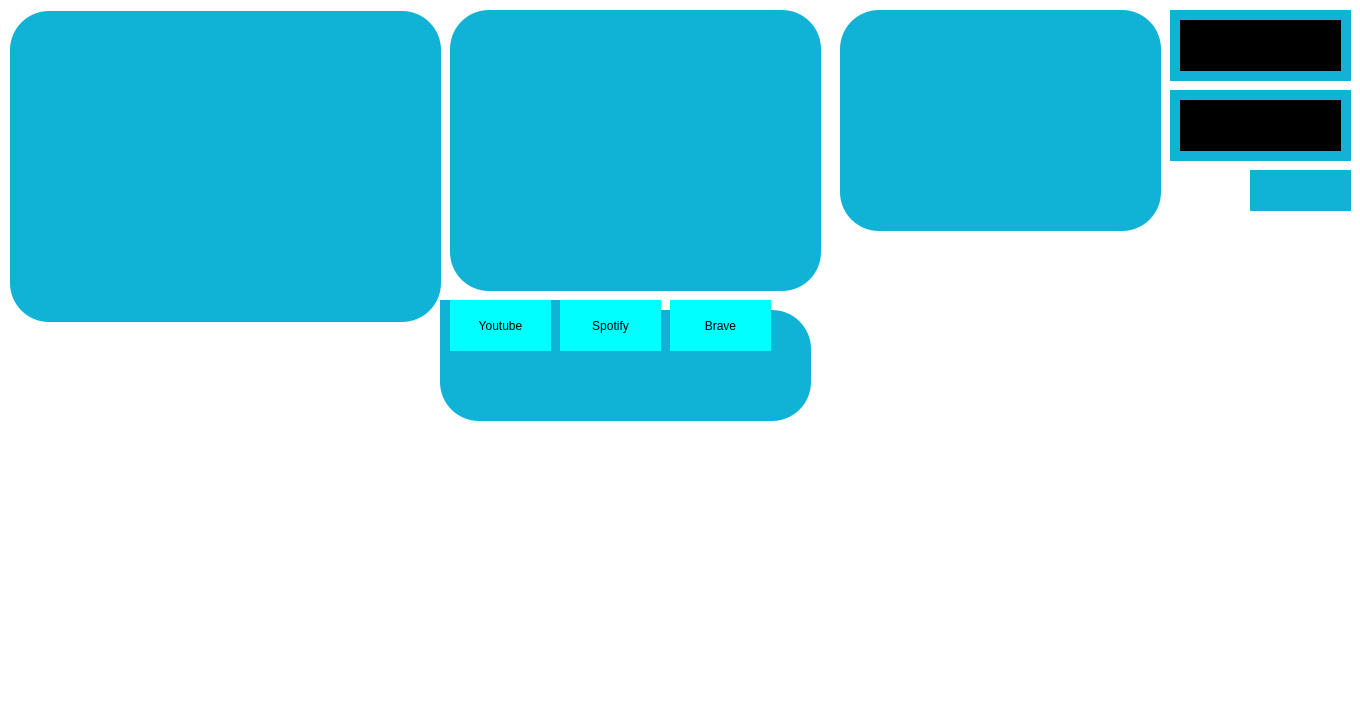
<?xml version="1.0" encoding="UTF-8"?>
<ui version="4.0">
 <class>JarvisUi</class>
 <widget class="QMainWindow" name="JarvisUi">
  <property name="geometry">
   <rect>
    <x>0</x>
    <y>0</y>
    <width>1360</width>
    <height>720</height>
   </rect>
  </property>
  <property name="windowTitle">
   <string>MainWindow</string>
  </property>
  <property name="styleSheet">
   <string notr="true">background-color: Transparent;
border-radius:none;</string>
  </property>
  <widget class="QWidget" name="centralwidget">
   <widget class="QLabel" name="bg_1">
    <property name="geometry">
     <rect>
      <x>-10</x>
      <y>-60</y>
      <width>1371</width>
      <height>781</height>
     </rect>
    </property>
    <property name="text">
     <string/>
    </property>
    <property name="pixmap">
     <pixmap>../G.U.I Material/B.G/Black_Template.jpg</pixmap>
    </property>
    <property name="scaledContents">
     <bool>true</bool>
    </property>
   </widget>
   <widget class="QLabel" name="bg_2">
    <property name="geometry">
     <rect>
      <x>10</x>
      <y>11</y>
      <width>431</width>
      <height>311</height>
     </rect>
    </property>
    <property name="styleSheet">
     <string notr="true">background-color: rgb(0, 255, 255);
background-color: rgb(16, 178, 214);</string>
    </property>
    <property name="text">
     <string/>
    </property>
   </widget>
   <widget class="QLabel" name="bg_3">
    <property name="geometry">
     <rect>
      <x>450</x>
      <y>10</y>
      <width>371</width>
      <height>281</height>
     </rect>
    </property>
    <property name="styleSheet">
     <string notr="true">background-color: rgb(0, 255, 255);
background-color: rgb(16, 178, 214);</string>
    </property>
    <property name="text">
     <string/>
    </property>
   </widget>
   <widget class="QLabel" name="gif_1">
    <property name="geometry">
     <rect>
      <x>20</x>
      <y>20</y>
      <width>411</width>
      <height>291</height>
     </rect>
    </property>
    <property name="text">
     <string/>
    </property>
    <property name="pixmap">
     <pixmap>../G.U.I Material/B.G/Iron_Template_1.gif</pixmap>
    </property>
    <property name="scaledContents">
     <bool>true</bool>
    </property>
   </widget>
   <widget class="QLabel" name="gif_2">
    <property name="geometry">
     <rect>
      <x>460</x>
      <y>20</y>
      <width>341</width>
      <height>261</height>
     </rect>
    </property>
    <property name="text">
     <string/>
    </property>
    <property name="pixmap">
     <pixmap>../G.U.I Material/ExtraGui/live.gif</pixmap>
    </property>
    <property name="scaledContents">
     <bool>true</bool>
    </property>
   </widget>
   <widget class="QLabel" name="gif_3">
    <property name="geometry">
     <rect>
      <x>-20</x>
      <y>340</y>
      <width>441</width>
      <height>351</height>
     </rect>
    </property>
    <property name="text">
     <string/>
    </property>
    <property name="pixmap">
     <pixmap>../G.U.I Material/VoiceReg/__1.gif</pixmap>
    </property>
    <property name="scaledContents">
     <bool>true</bool>
    </property>
   </widget>
   <widget class="QLabel" name="gif_4">
    <property name="geometry">
     <rect>
      <x>840</x>
      <y>10</y>
      <width>321</width>
      <height>221</height>
     </rect>
    </property>
    <property name="styleSheet">
     <string notr="true">background-color: rgb(0, 255, 255);
background-color: rgb(16, 178, 214);</string>
    </property>
    <property name="text">
     <string/>
    </property>
    <property name="scaledContents">
     <bool>true</bool>
    </property>
   </widget>
   <widget class="QLabel" name="label_2">
    <property name="geometry">
     <rect>
      <x>860</x>
      <y>20</y>
      <width>281</width>
      <height>191</height>
     </rect>
    </property>
    <property name="text">
     <string/>
    </property>
    <property name="pixmap">
     <pixmap>../G.U.I Material/ExtraGui/Earth.gif</pixmap>
    </property>
    <property name="scaledContents">
     <bool>true</bool>
    </property>
   </widget>
   <widget class="QLabel" name="gif_5">
    <property name="geometry">
     <rect>
      <x>1250</x>
      <y>170</y>
      <width>101</width>
      <height>41</height>
     </rect>
    </property>
    <property name="styleSheet">
     <string notr="true">background-color: rgb(0, 255, 255);
background-color: rgb(16, 178, 214);</string>
    </property>
    <property name="text">
     <string/>
    </property>
    <property name="pixmap">
     <pixmap>../G.U.I Material/B.G/Iron_Template_2.jpg</pixmap>
    </property>
    <property name="scaledContents">
     <bool>true</bool>
    </property>
   </widget>
   <widget class="QLabel" name="gif_6">
    <property name="geometry">
     <rect>
      <x>850</x>
      <y>220</y>
      <width>481</width>
      <height>221</height>
     </rect>
    </property>
    <property name="text">
     <string/>
    </property>
    <property name="pixmap">
     <pixmap>../G.U.I Material/ExtraGui/initial.gif</pixmap>
    </property>
    <property name="scaledContents">
     <bool>true</bool>
    </property>
   </widget>
   <widget class="QTextBrowser" name="Time">
    <property name="geometry">
     <rect>
      <x>1000</x>
      <y>630</y>
      <width>331</width>
      <height>41</height>
     </rect>
    </property>
    <property name="styleSheet">
     <string notr="true">color: rgb(0, 255, 255);
background-color: Transparent;
border-radius:None;</string>
    </property>
   </widget>
   <widget class="QLabel" name="bg_6">
    <property name="geometry">
     <rect>
      <x>930</x>
      <y>590</y>
      <width>461</width>
      <height>231</height>
     </rect>
    </property>
    <property name="styleSheet">
     <string notr="true">color: rgb(0, 255, 255);
background:Transparent;
border-radius:None;</string>
    </property>
    <property name="text">
     <string/>
    </property>
    <property name="pixmap">
     <pixmap>../G.U.I Material/B.G/gyhf.jpg</pixmap>
    </property>
    <property name="scaledContents">
     <bool>true</bool>
    </property>
   </widget>
   <widget class="QLabel" name="bg_7">
    <property name="geometry">
     <rect>
      <x>950</x>
      <y>410</y>
      <width>431</width>
      <height>191</height>
     </rect>
    </property>
    <property name="styleSheet">
     <string notr="true">color: rgb(0, 255, 255);
background:Transparent;
border-radius:None;</string>
    </property>
    <property name="text">
     <string/>
    </property>
    <property name="pixmap">
     <pixmap>../G.U.I Material/B.G/gyhf.jpg</pixmap>
    </property>
    <property name="scaledContents">
     <bool>true</bool>
    </property>
   </widget>
   <widget class="QTextBrowser" name="Time_2">
    <property name="geometry">
     <rect>
      <x>1010</x>
      <y>530</y>
      <width>661</width>
      <height>51</height>
     </rect>
    </property>
    <property name="styleSheet">
     <string notr="true">color: rgb(0, 255, 255);
background-color: Transparent;
border-radius:None;</string>
    </property>
   </widget>
   <widget class="QTextBrowser" name="Time_3">
    <property name="geometry">
     <rect>
      <x>1000</x>
      <y>440</y>
      <width>681</width>
      <height>41</height>
     </rect>
    </property>
    <property name="styleSheet">
     <string notr="true">color: rgb(0, 255, 255);
background-color: Transparent;
border-radius:None;</string>
    </property>
   </widget>
   <widget class="QLabel" name="gif_7">
    <property name="geometry">
     <rect>
      <x>1170</x>
      <y>10</y>
      <width>181</width>
      <height>71</height>
     </rect>
    </property>
    <property name="styleSheet">
     <string notr="true">background-color: rgb(0, 255, 255);
background-color: rgb(16, 178, 214);</string>
    </property>
    <property name="text">
     <string/>
    </property>
    <property name="scaledContents">
     <bool>true</bool>
    </property>
   </widget>
   <widget class="QLabel" name="gif_8">
    <property name="geometry">
     <rect>
      <x>1170</x>
      <y>90</y>
      <width>181</width>
      <height>71</height>
     </rect>
    </property>
    <property name="styleSheet">
     <string notr="true">background-color: rgb(0, 255, 255);
background-color: rgb(16, 178, 214);</string>
    </property>
    <property name="text">
     <string/>
    </property>
    <property name="scaledContents">
     <bool>true</bool>
    </property>
   </widget>
   <widget class="QPushButton" name="Start">
    <property name="geometry">
     <rect>
      <x>1180</x>
      <y>20</y>
      <width>161</width>
      <height>51</height>
     </rect>
    </property>
    <property name="styleSheet">
     <string notr="true">background-color: rgb(0, 0, 0);
font: 600 24pt &quot;Sitka Small Semibold&quot;;
</string>
    </property>
    <property name="text">
     <string>Start</string>
    </property>
   </widget>
   <widget class="QPushButton" name="exit">
    <property name="geometry">
     <rect>
      <x>1180</x>
      <y>100</y>
      <width>161</width>
      <height>51</height>
     </rect>
    </property>
    <property name="styleSheet">
     <string notr="true">background-color: rgb(0, 0, 0);
font: 600 24pt &quot;Sitka Small Semibold&quot;;
</string>
    </property>
    <property name="text">
     <string>Exit</string>
    </property>
   </widget>
   <widget class="QPushButton" name="Start_2">
    <property name="geometry">
     <rect>
      <x>450</x>
      <y>300</y>
      <width>101</width>
      <height>51</height>
     </rect>
    </property>
    <property name="styleSheet">
     <string notr="true">background-color: rgb(0, 255, 255);
color: rgb(0, 0, 0);
font: 600 24pt &quot;Sitka Small Semibold&quot;;
</string>
    </property>
    <property name="text">
     <string>Youtube</string>
    </property>
   </widget>
   <widget class="QLabel" name="gif_9">
    <property name="geometry">
     <rect>
      <x>440</x>
      <y>300</y>
      <width>151</width>
      <height>51</height>
     </rect>
    </property>
    <property name="styleSheet">
     <string notr="true">background-color: rgb(0, 255, 255);
background-color: rgb(16, 178, 214);</string>
    </property>
    <property name="text">
     <string/>
    </property>
    <property name="scaledContents">
     <bool>true</bool>
    </property>
   </widget>
   <widget class="QLabel" name="gif_10">
    <property name="geometry">
     <rect>
      <x>440</x>
      <y>310</y>
      <width>371</width>
      <height>111</height>
     </rect>
    </property>
    <property name="styleSheet">
     <string notr="true">background-color: rgb(0, 255, 255);
background-color: rgb(16, 178, 214);</string>
    </property>
    <property name="text">
     <string/>
    </property>
    <property name="scaledContents">
     <bool>true</bool>
    </property>
   </widget>
   <widget class="QPushButton" name="Start_5">
    <property name="geometry">
     <rect>
      <x>670</x>
      <y>300</y>
      <width>101</width>
      <height>51</height>
     </rect>
    </property>
    <property name="styleSheet">
     <string notr="true">background-color: rgb(0, 255, 255);
color: rgb(0, 0, 0);
font: 600 24pt &quot;Sitka Small Semibold&quot;;
</string>
    </property>
    <property name="text">
     <string>Brave</string>
    </property>
   </widget>
   <widget class="QPushButton" name="Start_6">
    <property name="geometry">
     <rect>
      <x>560</x>
      <y>300</y>
      <width>101</width>
      <height>51</height>
     </rect>
    </property>
    <property name="styleSheet">
     <string notr="true">background-color: rgb(0, 255, 255);
color: rgb(0, 0, 0);
font: 600 24pt &quot;Sitka Small Semibold&quot;;
</string>
    </property>
    <property name="text">
     <string>Spotify</string>
    </property>
   </widget>
   <zorder>gif_10</zorder>
   <zorder>gif_9</zorder>
   <zorder>bg_1</zorder>
   <zorder>bg_2</zorder>
   <zorder>bg_3</zorder>
   <zorder>gif_1</zorder>
   <zorder>gif_2</zorder>
   <zorder>gif_3</zorder>
   <zorder>gif_4</zorder>
   <zorder>label_2</zorder>
   <zorder>gif_5</zorder>
   <zorder>gif_6</zorder>
   <zorder>bg_6</zorder>
   <zorder>Time</zorder>
   <zorder>bg_7</zorder>
   <zorder>Time_2</zorder>
   <zorder>Time_3</zorder>
   <zorder>gif_7</zorder>
   <zorder>gif_8</zorder>
   <zorder>Start</zorder>
   <zorder>exit</zorder>
   <zorder>Start_2</zorder>
   <zorder>Start_5</zorder>
   <zorder>Start_6</zorder>
  </widget>
  <widget class="QStatusBar" name="statusbar"/>
 </widget>
 <resources/>
 <connections/>
</ui>
